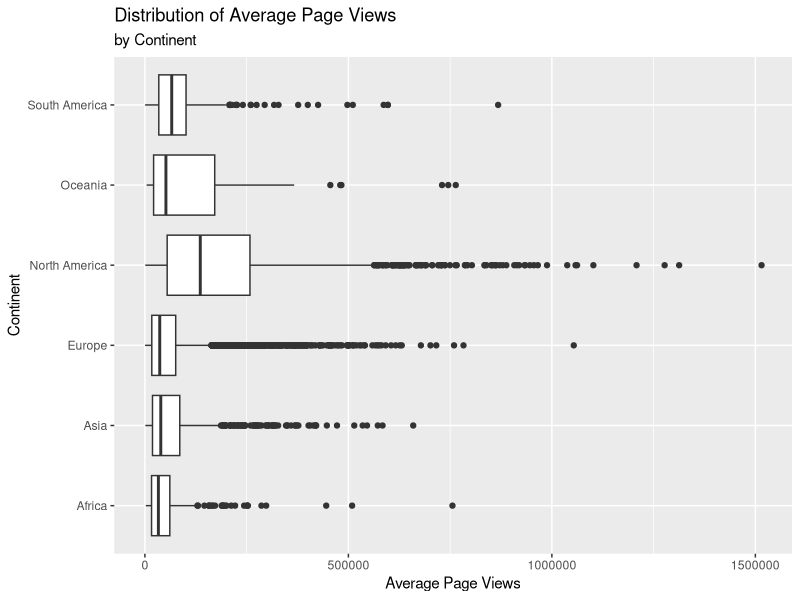
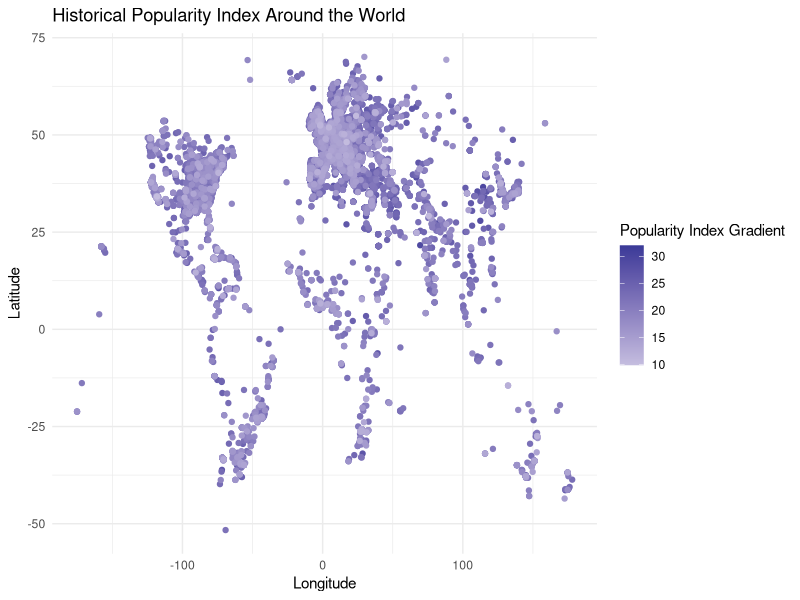
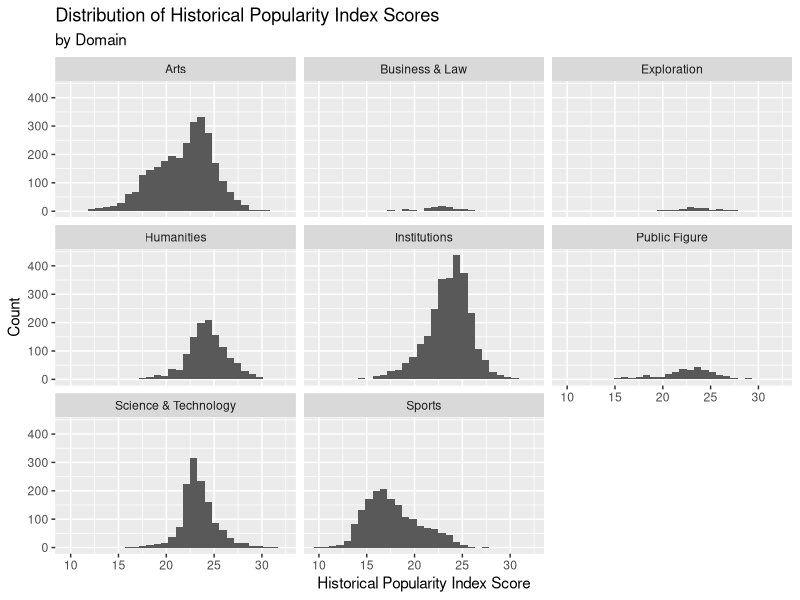
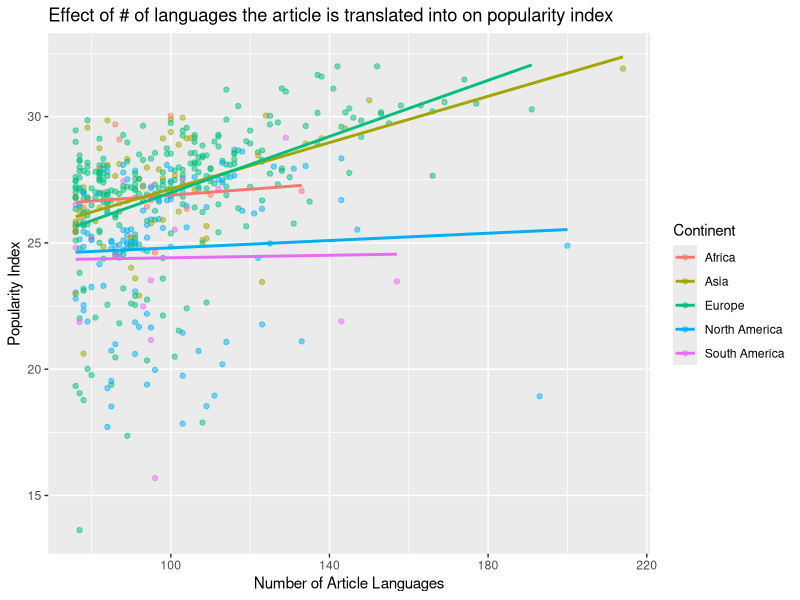

The R source for these figures, in order:
## ---- chunk 1
knitr::opts_chunk$set(echo = FALSE)
## ---- chunk 2
library(tidyverse)
library(broom)
## ---- chunk 3
panth <- read_csv("data/cdatabase.csv",
                  na = c("Unknown", "1237?", "530s"))
## ---- chunk 4
panth_mod <- na.omit(panth)

panth_mod <- panth_mod %>%
  mutate(rank = 1:nrow(panth_mod))

panth_mod %>%
  select(rank, full_name, birth_year, historical_popularity_index) %>%
  head(10)
## ---- chunk 5
panth_mod %>%
  count(continent) %>%
  arrange(desc(n))
## ---- chunk 6
panth_mod %>%
  ggplot(mapping = aes(x = continent, y = average_views)) +
  geom_boxplot() + 
  coord_flip() +
  labs(title = "Distribution of Average Page Views", y = "Average Page Views", 
       x = "Continent", subtitle = "by Continent")

## ---- chunk 7
panth_mod %>%
  group_by(continent) %>%
  select(rank, full_name, country, continent, average_views,industry,occupation)%>%
  arrange(desc(average_views))%>%
  top_n(n = 1, wt = average_views)

## ---- chunk 8
panth_mod %>%
  top_n(n = 1000, wt = historical_popularity_index)%>%
  count(continent)%>%
  mutate(prop = n/sum(n))
## ---- chunk 9
ggplot(panth_mod, mapping = aes(x = longitude, y = latitude)) +
  geom_point(aes(color = historical_popularity_index)) +  scale_colour_gradient2() +
  theme_minimal() +
  labs(title = "Historical Popularity Index Around the World", x = "Longitude", 
       y = "Latitude", color = "Popularity Index Gradient")
## ---- chunk 10
panth_mod %>%
  ggplot(mapping = aes(x = historical_popularity_index)) +
  geom_histogram(bins = 30) + 
  facet_wrap(~domain) +
  labs(title = "Distribution of Historical Popularity Index Scores", y = "Count", 
       x = "Historical Popularity Index Score", subtitle = "by Domain")

panth_mod %>%
  group_by(domain)%>%
  summarise(mean = mean(historical_popularity_index), 
            median = median(historical_popularity_index))
## ---- chunk 11
panth_mod %>%
  count(domain) %>%
  arrange(desc(n))
## ---- chunk 12
domain_m <- lm(historical_popularity_index ~ domain, data = panth_mod)
tidy(domain_m) %>%
  select(term, estimate)

## ---- chunk 13
glance(domain_m)$r.squared
## ---- chunk 14
panth_mod %>%
  count(sex) %>%
  mutate(prop = n/sum(n))
## ---- chunk 15
m_pop_sex <- lm(historical_popularity_index ~ sex , data = panth_mod)
tidy(m_pop_sex) %>%
  select(term, estimate)
## ---- chunk 16
glance(m_pop_sex)$r.squared
## ---- chunk 17
panth_mod%>%
  filter(birth_year > 1920)%>%
  count(sex)%>%
  mutate(prop = n/sum(n))
## ---- chunk 18
m_pop_sex2 <- lm(historical_popularity_index ~ sex , data = panth_mod %>%
                   filter(birth_year > 1920))
tidy(m_pop_sex2) %>%
  select(term, estimate)
## ---- chunk 19
glance(m_pop_sex2)$r.squared
## ---- chunk 20
artlang_m <- lm(historical_popularity_index ~ article_languages, data = panth_mod)
tidy(artlang_m) %>%
  select(term, estimate)
## ---- chunk 21
glance(artlang_m)$r.squared
## ---- chunk 22
panth_mod %>%
  filter(article_languages > 75 & continent != "Oceania")%>%
  ggplot(mapping = aes(y = historical_popularity_index, x = article_languages,
                       color = factor(continent))) + geom_point(alpha = .5) + 
    geom_smooth(method = "lm", se = FALSE) +
    labs(x = "Number of Article Languages", y = "Popularity Index", 
    title =
      "Effect of # of languages the article is translated into on popularity index", 
    color = "Continent") 
## ---- chunk 23
panth_mod %>%
  filter(continent == "Asia")%>%
  select(full_name, historical_popularity_index, article_languages, country,occupation) %>%
  arrange(desc(article_languages))%>%
  head(3)
## ---- chunk 24
panth_mod %>%
  select(full_name, historical_popularity_index, article_languages, country) %>%
  filter(historical_popularity_index < 20, article_languages > 175)
## ---- chunk 25
m_full <- lm(historical_popularity_index ~ sex +
               domain +
               article_languages +
               continent +
               birth_year,
             data = panth_mod)
tidy(m_full) %>%
  select(term, estimate)
## ---- chunk 26
glance(m_full)$r.squared

glance(m_full)$adj.r.squared
## ---- chunk 27
selected_model <- step(m_full, direction = "backward")

tidy(selected_model) %>%
  select(term, estimate)

glance(selected_model)$AIC
glance(selected_model)$r.squared
glance(selected_model)$adj.r.squared
## ---- chunk 28
panth_mod %>%
  filter(continent == "Europe",
         birth_year < 0,
         sex == "Male",
         domain == "Humanities") %>%
    select(rank,full_name,historical_popularity_index, occupation)
